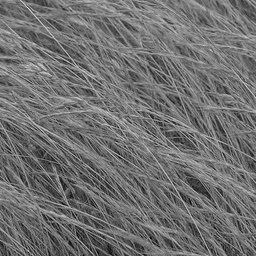
#> input picture exercise_1/data/grass.jpg, 256 x 256 px; its folder holds 6 pictures in this run
$ python 02_fourier.py
#> lines starting #> are read from the running program, lines starting #| are printed output that depends on the picture
# -*- coding: utf-8 -*-
"""02_fourier.ipynb

Automatically generated by Colaboratory.

Original file is located at
    https://colab.research.google.com/drive/1fuXg6IDrNdSC0iefPJ0zqEGertUGnd12

# Fourier transform

In this part, we look at the effect of filtering in Fourier space.

This gives us a different way of looking at images and yields deeper insights to what is going on when we apply a filter or downsample an image.
"""

# %matplotlib notebook
import matplotlib as mpl
import matplotlib.pyplot as plt
import scipy.signal
import numpy as np
from scipy import ndimage
import cv2

"""## Some convenience functions"""

def imread_gray(filename):
    """Read grayscale image from our data directory."""
#> called with filename = 'grass.jpg'
    return cv2.imread(f'../data/{filename}',
                      cv2.IMREAD_GRAYSCALE).astype(np.float32)
#> returned value: shape (256, 256) float32; min 6, max 224, mean 112.4
#> call 2 of imread_gray, with filename = 'zebras.jpg'
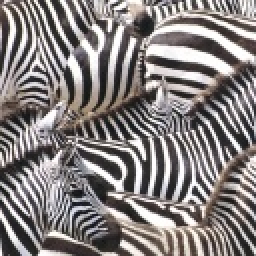
#> input picture exercise_1/data/zebras.jpg, 128 x 128 px (shown 2 times larger)

def convolve_with_two(image, kernel1, kernel2):
    """Apply two filters, one after the other."""
    image = ndimage.convolve(image, kernel1, mode='wrap')
    image = ndimage.convolve(image, kernel2, mode='wrap')
    return image

def fourier_spectrum(im):
    normalized_im = im / np.sum(im)
    f = np.fft.fft2(normalized_im)  #compute 2-dimensional discrete fourier transform
    return np.fft.fftshift(f)

def log_magnitude_spectrum(im):
    return np.log(np.abs(fourier_spectrum(im))+1e-8)

def plot_with_spectra(images, titles):
    """Plots a list of images in the first column and the logarithm of their
    magnitude spectrum in the second column."""

    assert len(images) == len(titles)
    n_cols = 2
    n_rows = len(images)
#> n_rows = 3
    fig, axes = plt.subplots(
        n_rows, 2, figsize=(n_cols * 4, n_rows * 4),
        squeeze=False)

    spectra = [log_magnitude_spectrum(im) for im in images]
#> spectra = 3 items

    lower = min(np.percentile(s, 0.1) for s in spectra)
#> lower = -15.65
    upper = min(np.percentile(s, 99.999) for s in spectra)
#> upper = -2.53
    normalizer = mpl.colors.Normalize(vmin=lower, vmax=upper)

    for ax, image, spectrum, title in zip(axes, images, spectra, titles):
        ax[0].imshow(image, cmap='gray')
        ax[0].set_title(title)
        ax[0].set_axis_off()
        c = ax[1].imshow(spectrum, norm=normalizer, cmap='viridis')
        ax[1].set_title('Log magnitude spectrum')
        ax[1].set_axis_off()
#> this loop made 3 passes
#> title on passes 1 to 3: 'Grass image', 'Zebra image', 'Sine pattern'

    fig.tight_layout()

def generate_pattern():
    x = np.linspace(0, 1, 256, endpoint=False)
    y = np.sin(x**2 * 16 * np.pi)
    return np.outer(y,y)/2+0.5

im_grass = imread_gray('grass.jpg')
im_zebras = imread_gray('zebras.jpg')
im_pattern = generate_pattern()

"""## Plotting demo
This is how you can load example images and plot the logarithm of its magnitude spectrum.

Low frequencies appear near the center and higher frequencies towards the outside.

Greener (lighter) colors mean higher values. The color scale is consistent within the subplots of a single plot, but may differ in different plots.
"""

plot_with_spectra([im_grass, im_zebras, im_pattern],
                  ['Grass image', 'Zebra image', 'Sine pattern'])
# plt.show()
"""## (a) Blurring

Consider one of the images (`im_grass` is a good choice).

### i)
Implement `filter_box(image, size)` that outputs the box-filtered version of `image`, using `convolve_with_two` (since the box filter is separable). The parameter `size` refers to the side length of the box filter.

### ii)
Implement `filter_gauss(image, kernel_factor, sigma)` using `convolve_with_two`. The parameter `kernel_factor` defines the half size of the kernel relative to sigma (our rule of thumb from the lecture was to set this as 3).

Plot the image and its blurred versions (with the box and the Gauss filter) along with their spectra using `plot_with_spectra()`.

Vary the size of the box filter. What do you observe? For the Gaussian, change sigma.  What happens if you increase or decrease the `kernel_factor` compared to our rule-of-thumb value 3?
"""


def filter_gauss(image, kernel_factor, sigma):
    # gauss_1d = np.linspace(-kernel_factor, kernel_factor, 2*kernel_factor)
    # gauss_1d = 1 / (np.sqrt(2 * np.pi) * sigma) * np.power(np.e, (-np.square(gauss_1d) / (2 * np.square(sigma))))
    # image[:] = convolve_with_two(image[:], gauss_1d, gauss_1d)

    #generate gaussian kernel
    x, y = np.meshgrid(np.linspace(-1, 1, 2*kernel_factor), np.linspace(-1, 1, 2*kernel_factor))
    d = np.sqrt(x * x + y * y)
    #flt_gauss = ndimage.gaussian_filter(d, sigma)
    mean = 0
    flt_gauss = np.exp(-((d - mean) ** 2 / (2.0 * sigma ** 2)))
    image = convolve_with_two(image, flt_gauss, flt_gauss)
    return image


def filter_box(image, size):
    flt_box = (1/np.square(size))*np.ones((size, size))
    image = convolve_with_two(image, flt_box, flt_box)
#> in convolve_with_two, `image = ndimage.convolve(image, kernel1, mode='wrap')`:
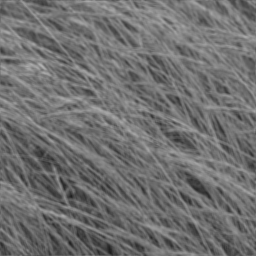
#> image: shape (256, 256) float32; min 30.89, max 177.6, mean 112.4
    return image

im = im_grass
box_filtered = filter_box(im, 3)  # Change this
gauss_filtered = filter_gauss(im, 3, 1) # Change this
#> in convolve_with_two (call 2), `image = ndimage.convolve(image, kernel1, mode='wrap')`:
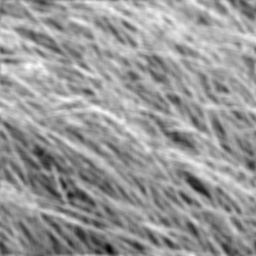
#> image: shape (256, 256) float32; min 966.3, max 3753.7, mean 2636.5; drawn with min black and max white

plot_with_spectra(
    [im, box_filtered, gauss_filtered],
    ['Image', 'Box filtered', 'Gauss filtered'])
#> the loop in plot_with_spectra (call 2), `for ax, image, spectrum, title in zip(axes, images, spectra, titles):` made 3 passes

plt.show()
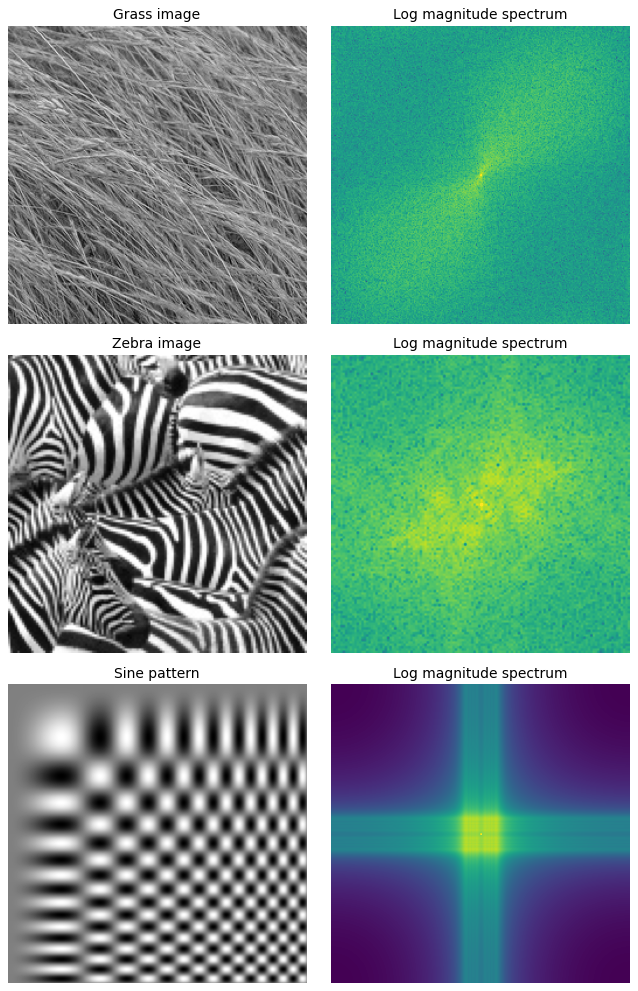
#> figure drawn by matplotlib, 6 panels
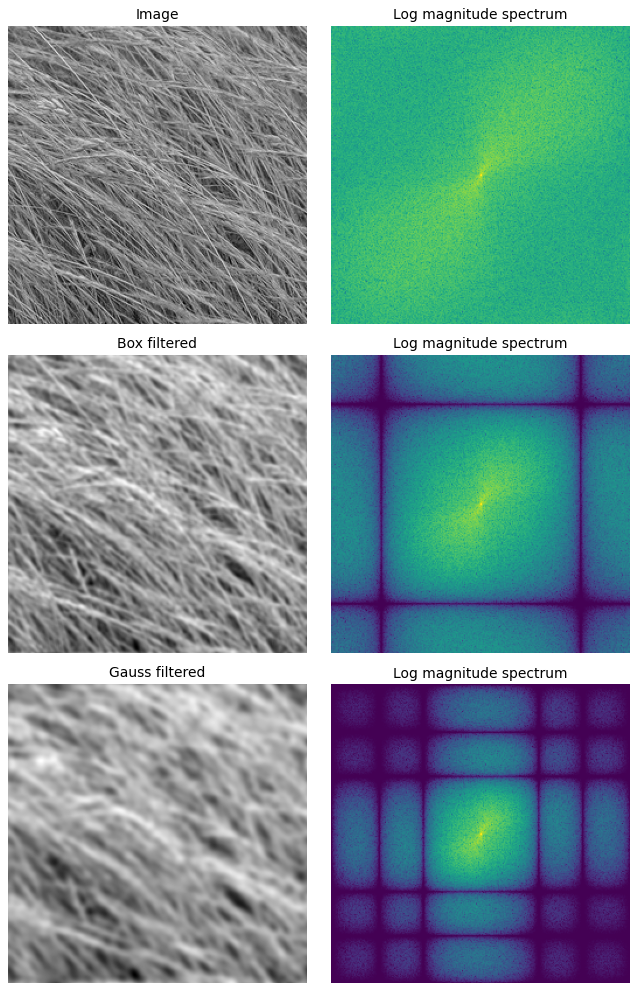
#> figure drawn by matplotlib, 6 panels

"""## (b) Sampling and aliasing

### i)

Implement a function `sample_with_gaps(image, period)`, where `period` is an integer and defines the distance between two sampled points in pixels. The output should have the same size as `image` but have zeros everywhere except at the sampled points, where it should be equal to `image`. For example if `period=2` then every second row and every second column of the image should be zero in the output.

Using `sample_with_gaps`, sample the `im_zebras` image with a period of 2 pixels and plot the original and sampled images along with their spectra.

### ii)
Consider the image `im_pattern` and sample it with a period of 4, 8 and 16 and plot the resulting spectra. What happens as you increase the sampling period?
Now apply **Gaussian blurring** before sampling, with different sigma values. Approximately what sigma do you need for avoiding artifacts when `period=16`?

### iii)
Implement `sample_without_gaps(image, period)`, which is like `sample_with_gaps` but the output does not contain gaps (rows and columns of zeros) and therefore the output size is smaller. What effect do you see in the resulting magnitude spectrum, compared to `sample_with_gaps`?
"""

def sample_with_gaps(image, period):
    sampled_im = np.zeros(image.shape)
    sampled_im[0::period] = image[0::period]
    sampled_im[:, 0::period] = image[:, 0::period]

    return sampled_im

def sample_without_gaps(image, period):
    sampled_im = image[0::period, 0::period]

    return sampled_im

im = im_zebras
im = im_pattern

gap_sampled = sample_with_gaps(im, 2)
sampled = sample_without_gaps(im, 2)

plot_with_spectra(
    [im_zebras, gap_sampled, sampled],
    ['Image', 'Imaged sampled with gaps', 'Image sampled without gaps'])
#> in plot_with_spectra (call 3), `spectra = [log_magnitude_spectrum(im) for im in images]`:
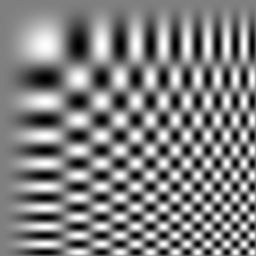
#> im: shape (256, 256) float64; min 0.000111, max 1, mean 0.503
#> in plot_with_spectra (call 3), `lower = min(np.percentile(s, 0.1) for s in spectra)`: lower = -17.65
#> in plot_with_spectra (call 3), `upper = min(np.percentile(s, 99.999) for s in spectra)`: upper = -0.72
#> the loop in plot_with_spectra (call 3), `for ax, image, spectrum, title in zip(axes, images, spectra, titles):` made 3 passes

plt.show()
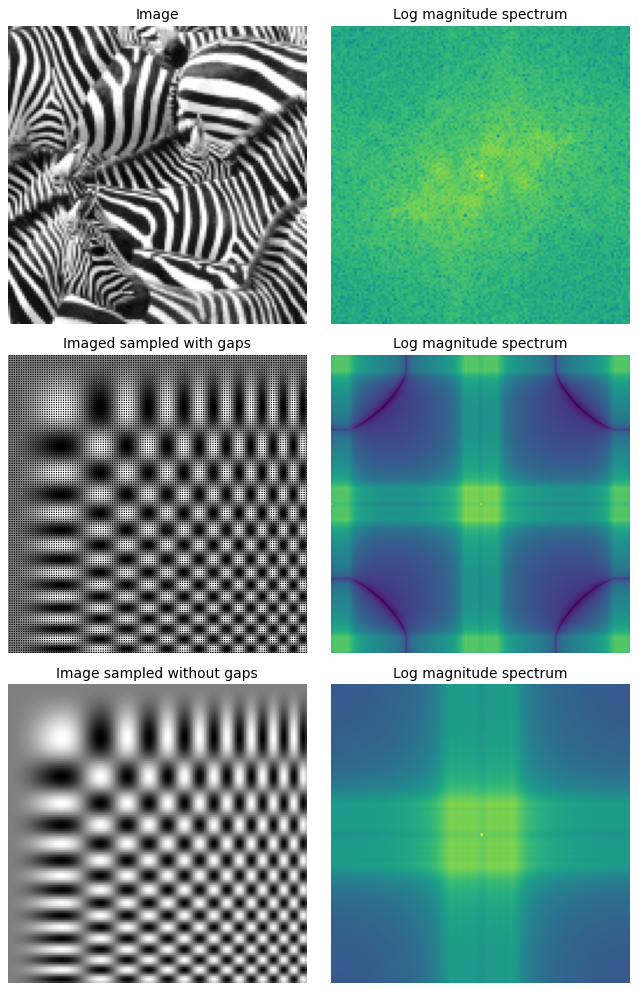
#> figure drawn by matplotlib, 6 panels
